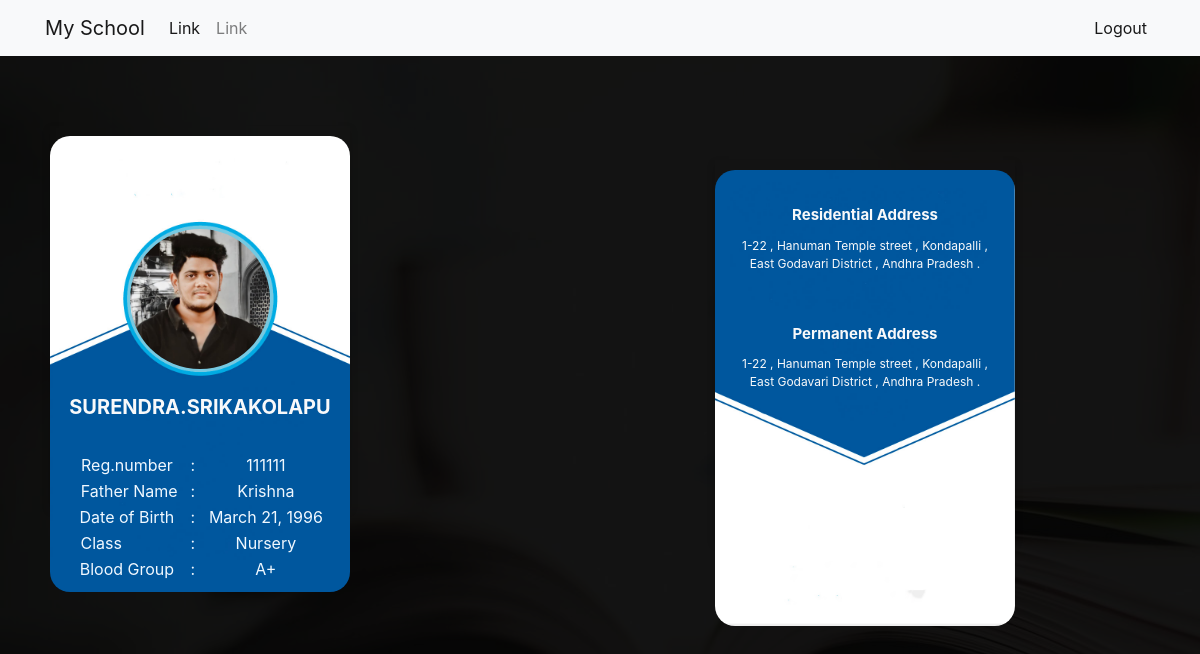
Screenshot of /ad/detail/32/ with the database file from the repository.
### admissions/models.py (models this page shows, shortened)
class Id_card(models.Model):
    studentname = models.CharField(max_length=1000 ,  verbose_name = "Student Full Name")
    reg_no = models.PositiveIntegerField( verbose_name = "Registration Number")
    fathername = models.CharField(max_length=1000 ,  verbose_name = "Father Name")
    dob = models.DateField( verbose_name = "Date Of Birth")
    CLASSNAME_CHOICES =(
         ('Nursery' , 'Nursery'),
         ('L.K.G' , 'L.K.G'),
         ('U.K.G' , 'U.K.G'),
         ('1ˢᵗ' , '1ˢᵗ'),
         ('2ⁿᵈ' , '2ⁿᵈ'),
         ('3ʳᵈ' , '3ʳᵈ'),
         ('4ᵗʰ' , '4ᵗʰ'),
         ('5ᵗʰ' , '5ᵗʰ'),
         ('6ᵗʰ' , '6ᵗʰ'),
         ('7ᵗʰ' , '7ᵗʰ'),
         ('8ᵗʰ' , '8ᵗʰ'),
         ('9ᵗʰ' , '9ᵗʰ'),
         ('10ᵗʰ' , '10ᵗʰ'),
    )
    classname = models.CharField(max_length=30 , choices=CLASSNAME_CHOICES ,  verbose_name = "Class")
    BLOODGROUP_CHOICES =(
         ('A+' , 'A+'),
         ('A-' , 'A-'),
         ('B+' , 'B+'),
         ('B-' , 'B-'),
         ('O+' , 'O+'),
         ('O-' , 'O-'),
         ('AB+' , 'AB+'),
         ('AB-' , 'AB-'),
    )
    bloodgroup = models.CharField(max_length=30 , choices=BLOODGROUP_CHOICES ,  verbose_name = "Blood Group")
    resident_add = models.CharField(max_length=2000 ,  verbose_name = "Residential Address")
    permanent_add = models.CharField(max_length=2000 ,  verbose_name = "Permanent Address")
    image = models.ImageField(upload_to ='media/' , null = True ,  verbose_name = "Student Photo Id")
    @property
    def imageURL(self):
        try:
            url = self.image.url
        except:
            url = ''
        return url

### admissions/views.py (the view)
# urls.py: path('detail/<int:id>/', detail , name="detail"),
def detail(request , id):
    context = {
        'card' : get_object_or_404(Id_card , pk=id)
    }
    return render (request , 'admissions/detail.html' , context)

### templates/admissions/detail.html (shortened to what this page needs)
{% extends 'base.html' %}
{% load static %}
    {% block content %}
    {% include 'partials/_card.html' %}
    {% endblock content %}

### templates/partials/_card.html (shortened to what this page needs)
{% load static %}
<div class="container  m-0">
    <div class="row">
        <div class="col-lg-4 col-sm-12 card  " style="background:transparent; border:none;padding-top:60px;position:relative;left:20px;top:10px;">
            <div class="id-card m-0">
                <div class="id-card-inner">
                    <div class="id-card-front" style="background-image:url('{% static "images/id-front.jpg" %}')">
                        <div style="margin-top:56px;font-size:20px;" class="col">
                            <img class="thumbnail top-image" src="{{card.imageURL}}">
                        </div>
                        <div style="margin-top:60px;font-size:20px;" class="col">
                            <strong class="text-center text-light">{{card.studentname}}</strong>
                        </div>
                        <div class="col">
                            <div class="table-responsive">
                                <table style="border:none;margin-top:30px;left:0;" border="0" width="100%">
                                    <tbody class="tbody-light">
                                        <tr>
                                            <td style="color: aliceblue;" class="text-center">
                                                Reg.number
                                            </td>
                                            <td style="color: aliceblue;" class="text-center">:</td>
                                            <td style="color: aliceblue;" class="text-center">{{card.reg_no}}</td>
                                        </tr>
                                        <tr>
                                            <td style="color: aliceblue;" class="text-center">&nbsp;Father Name</td>
                                            <td style="color: aliceblue;" class="text-center">:</td>
                                            <td style="color: aliceblue;" class="text-center">{{card.fathername}}</td>
                                        </tr>
                                        <tr>
                                            <td style="color: aliceblue;" class="text-center">Date of Birth</td>
                                            <td style="color: aliceblue;" class="text-center">:</td>
                                            <td style="color: aliceblue;" class="text-center">{{card.dob}}</td>
                                        </tr>
                                        <tr>
                                            <td style="color: aliceblue;padding-right:57px;">&nbsp;Class</td>
                                            <td style="color: aliceblue;" class="text-center">:</td>
                                            <td style="color: aliceblue;" class="text-center">{{card.classname}}</td>
                                        </tr>
                                        <tr>
                                            <td style="color: aliceblue;" class="text-center">Blood Group</td>
                                            <td style="color: aliceblue;" class="text-center">:</td>
                                            <td style="color: aliceblue;" class="text-center">{{card.bloodgroup}}</td>
                                        </tr>
                                    </tbody>
                                </table>
                            </div>
                        </div>
                    </div>
                </div>
            </div>
        </div>
        <div class="col-lg-3 col-sm-12">
        </div>
        <div class="col-lg-5 col-sm-12 card m-0" style="background:transparent; border:none;padding-top:80px;position:relative;left:20px;">
            <div class="id-card">
                <div class="id-card-inner">
                    <div class="id-card-front" style="background-image:url('{% static "images/id-back.jpg" %}')">
                        <br>
                        <div style="margin-top:10px;font-size:15px;" class="col">
                            <strong class="text-center text-light">Residential Address </strong>
                        </div>
                        <div style="margin-top:10px;font-size:12px;" class="col">
                            <p class="text-center text-light">{{card.resident_add}}</p>
                        </div>
                        <br>
                        <div style="margin-top:10px;font-size:15px;" class="col">
                            <strong class="text-center text-light">Permanent Address </strong>
                        </div>
                        <div style="margin-top:10px;font-size:12px;" class="col">
                            <p class="text-center text-light">{{card.permanent_add}}</p>
                        </div>
                    </div>
                </div>
            </div>
        </div>
    </div>
</div>

### templates/base.html (style rules this page uses)
.id-card { background-color: transparent; width: 300px; height: 380px; perspective: 1000px; }
.id-card-inner { position: relative; width: 100%; height: 100%; text-align: center; transition: transform 0.8s; transform-style: preserve-3d; box-shadow: 0 4px 8px 0 rgba(0, 0, 0, 0.2); }
.id-card-front { position: absolute; top: 10px; width: 100%; height: 120%; -webkit-backface-visibility: hidden; backface-visibility: hidden; border-radius: 20px; }
.id-card-front { background-repeat: no-repeat; background-position: center; background-size: cover; }
.top-image { position: relative; width: 140px; height: 140px; border-radius: 70px; top: 37px; }

### rows the page displays
Id_card: imageURL (picture), studentname "SURENDRA.SRIKAKOLAPU", reg_no "111111", fathername "Krishna", dob "March 21, 1996", classname "Nursery", bloodgroup "A+", resident_add "1-22 , Hanuman Temple street , Kondapalli , East Godavari District , Andhra Pradesh .", permanent_add "1-22 , Hanuman Temple street , Kondapalli , East Godavari District , Andhra Pradesh ."
